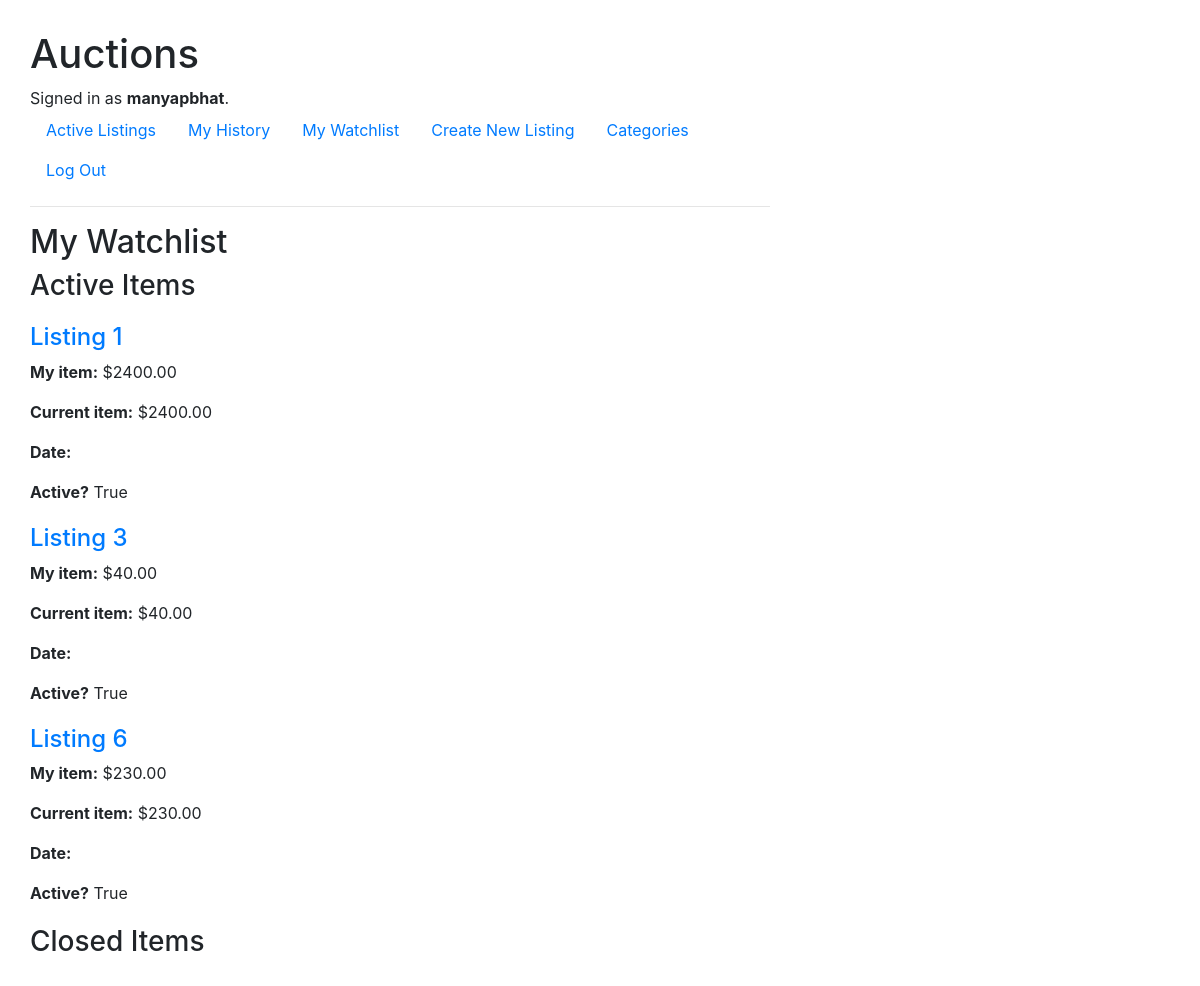
The app's page /watchlist (signed in) with its own data.
### auctions/models.py (models this page shows, shortened)
class User(AbstractUser):
    pass

class AuctionItem(models.Model):
    title = models.CharField(max_length=200)
    description = models.TextField(max_length=2000)
    photo = models.URLField(blank=True, null=True)
    category = models.ForeignKey(Category, on_delete=models.PROTECT, blank=True, null=True, related_name="itemsInCat")
    active = models.BooleanField(default=True)
    price = models.DecimalField(max_digits = 8, decimal_places=2)
    posted = models.DateTimeField(auto_now_add=True)
    owner = models.ForeignKey(User, on_delete=models.CASCADE, related_name="listedItems")
    buyer = models.ForeignKey(User, on_delete=models.PROTECT, blank=True, null=True, related_name="boughtItems")
    watchlist = models.ManyToManyField(User, blank=True, null=True, related_name="my_watchlist")

### auctions/views.py (the view)
# urls.py: path("watchlist", views.watchlist, name="watchlist"),
def watchlist(request):
    watchlist_items_active = AuctionItem.objects.filter(watchlist=request.user, active=True)
    watchlist_items_closed = AuctionItem.objects.filter(watchlist=request.user, active=False)
    return render(request, "auctions/watchlist.html", {
        "watchlist_items_active":watchlist_items_active,
        "watchlist_items_closed":watchlist_items_closed
    })

### auctions/templates/auctions/watchlist.html (shortened to what this page needs)
{% extends "auctions/layout.html" %}
{% block body %}
    <h2>My Watchlist</h2>
    <h3>Active Items</h3>
    <div class="active-items">
        {% for item in watchlist_items_active %}
            <div class="listingDiv">
                <h4><a href="{% url 'details' item.id %}">{{item.title}}</a></h3>
                <p><b>My item:</b> ${{item.price}}</p>
                <p><b>Current item:</b> ${{item.price}}</p>
                <p><b>Date:</b> {{item.date}}</p>
                <p><b>Active?</b> {{item.active}}</p>
            </div>
        {% endfor %}
    </div>
    <h3>Closed Items</h3>
{% endblock body %}

### auctions/templates/auctions/layout.html (shortened to what this page needs)
{% load static %}
<!DOCTYPE html>
<html lang="en">
    <head>
        <link rel="stylesheet" href="https://stackpath.bootstrapcdn.com/bootstrap/4.4.1/css/bootstrap.min.css">
        <link href="{% static 'auctions/style.css' %}" rel="stylesheet">
    </head>
    <body>
        <h1>Auctions</h1>
        <div>
            {% if user.is_authenticated %}
                Signed in as <strong>{{ user.username }}</strong>.
            {% else %}
                Not signed in.
            {% endif %}
        </div>
        <ul class="nav">
            <li class="nav-item">
                <a class="nav-link" href="{% url 'index' %}">Active Listings</a>
            </li>
            {% if user.is_authenticated %}
                <li class="nav-item">
                    <a class="nav-link" href="{% url 'my_history' %}">My History</a>
                </li>
                <li class="nav-item">
                    <a class="nav-link" href="{% url 'watchlist' %}">My Watchlist</a>
                </li>
                <li class="nav-item">
                    <a class="nav-link" href="{% url 'new_listing' %}">Create New Listing</a>
                </li>
                <li class="nav-item">
                    <a class="nav-link" href="{% url 'categories' %}">Categories</a>
                </li>
                <li class="nav-item">
                    <a class="nav-link" href="{% url 'logout' %}">Log Out</a>
                </li>
            {% endif %}
        </ul>
        <hr>
        {% block body %}
        {% endblock %}
    </body>
</html>

### auctions/static/auctions/style.css (style rules this page uses)
* { margin: 0; padding: 0; box-sizing: border-box; }
body { padding: 30px; min-width: 100vh; max-width: 100vh; }
.listingDiv { margin: 20px 40px 20px 0px; width: 1fr; }

### records on screen
User: username "manyapbhat"
AuctionItem: title "Listing 1", price "2400.00", active "True"
AuctionItem: title "Listing 3", price "40.00", active "True"
AuctionItem: title "Listing 6", price "230.00", active "True"
